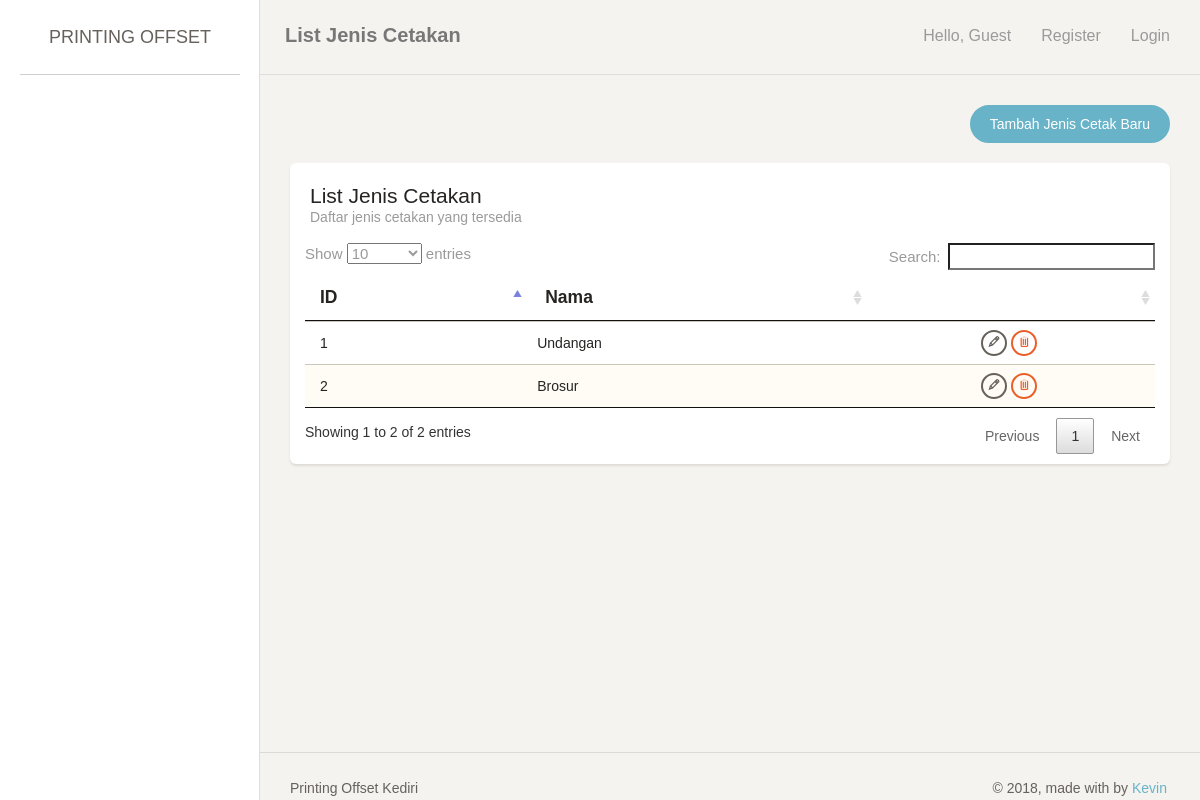
The page /index.php/jeniscetak on the database as committed earlier.
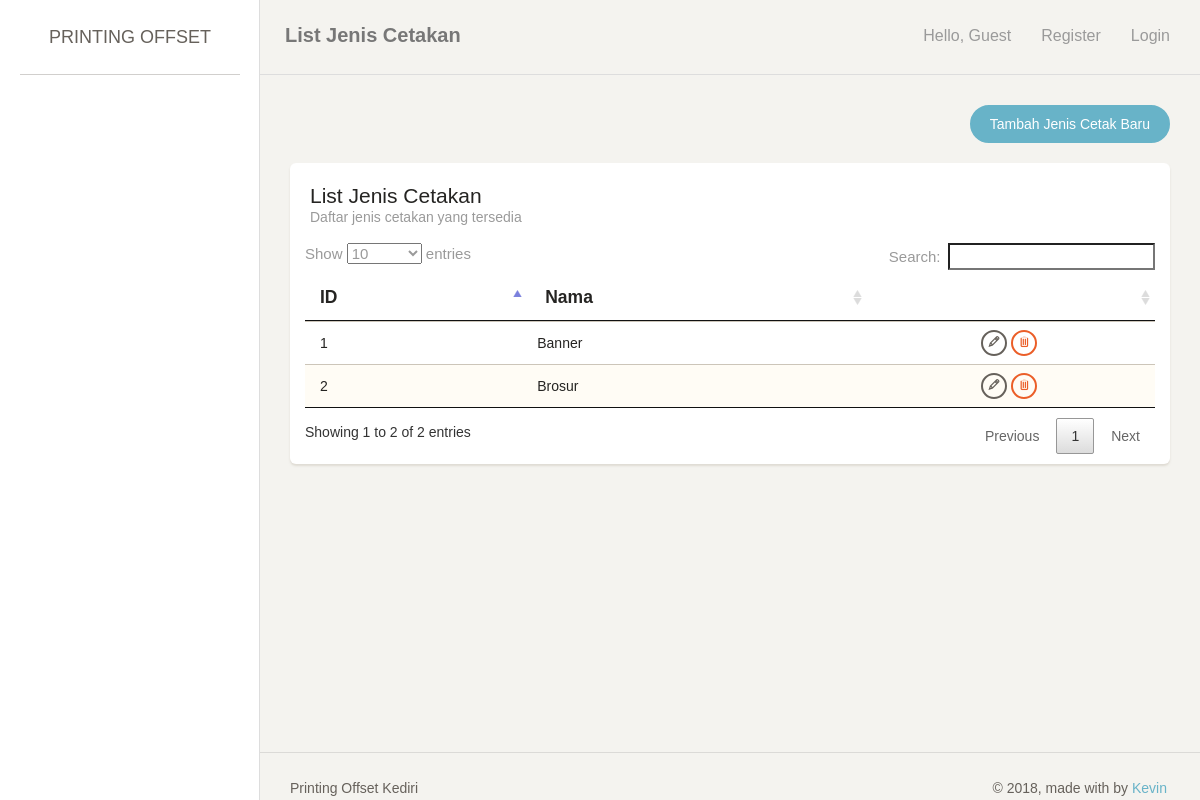
The same page on the database as committed later.
### tables this page shows
create table jenis_cetakan
(
   id_jenis_cetakan     int not null auto_increment,
   nama_jenis_cetakan   varchar(255),
   primary key (id_jenis_cetakan)
);

### application/controllers/JenisCetak.php (called while the page is built, shortened)
<?php
class JenisCetak extends CI_Controller {
	public function index() {
		$this->lst();
	}
	public function lst() {
		if ($_SESSION['printer']['user']['role'] == 0){
			$data['page_title'] = 'List Jenis Cetakan';
			$data['page_note'] = 'Daftar jenis cetakan yang tersedia';
			$data['row'] = $this->MJenisCetak->getAll();
			$this->load->view('header', $data);
			$this->load->view('jeniscetak_list', $data);
			$this->load->view('footer', $data);
		} else {
			redirect('login');
		}
	}
}

### index.php (called while the page is built, shortened)
<?php
require_once BASEPATH.'core/CodeIgniter.php';

### application/models/JenisCetak_model.php (called while the page is built, shortened)
<?php
class JenisCetak_model extends CI_Model {
	public function getAll() {
		return $this->db->get('jenis_cetakan')->result_array();
	}
}

### application/views/jeniscetak_list.php (the view, shortened to what this page needs)
<div class="content">
    <div class="container-fluid">
        <div class="row">
            <div class="col-md-12">
                <div align="right">
                    <a href="<?= site_url('jeniscetak/add/'); ?>" class="btn btn-info btn-fill btn-wd">Tambah Jenis Cetak Baru</a>
                </div>
                <br/>
                <div class="card">
                    <div class="header">
                        <h4 class="title"><?= $page_title; ?></h4>
                        <p class="category"><?= $page_note; ?></p>
                    </div>
                    <div class="content table-responsive">
                        <table id="myTable" class="table table-striped">
                            <thead><tr>
                                <th>ID</th>
                                <th>Nama</th>
                                <th></th>
                            </tr></thead>
                            <tbody>
                                <?php foreach ($row as $key => $value) {
                                    ?>
                                    <tr>
                                        <td><?= $value['id_jenis_cetakan']; ?></td>
                                        <td><?= $value['nama_jenis_cetakan']; ?></td>
                                        <td align="center">
                                            <a href="<?= site_url('jeniscetak/edit/'.$value['id_jenis_cetakan']); ?>" class="btn btn-waning btn-xs"><span class="ti-pencil" title="Edit"></span></a>
                                            <a href="<?= site_url('jeniscetak/delete/'.$value['id_jenis_cetakan']); ?>" class="btn btn-danger btn-xs"><span class="ti-trash" title="Delete"></span></a>
                                        </td>
                                    </tr>
                                    <?php
                                } ?>
                            </tbody>
                        </table>
                    </div>
                </div>
            </div>
        </div>
    </div>
</div>

Rows that differ between the two databases and show on the page:
changed jenis_cetakan id 1: nama_jenis_cetakan "Undangan" → "Banner"
